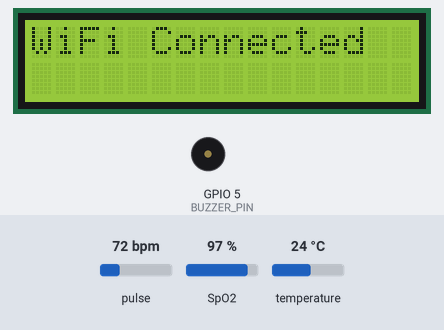
A sketch run on a simulated ESP32. Shown: 16×2 character LCD, buzzer (waves = sounding, pin HIGH). The test bench sets the inputs (shaded band); at power-on: pulse 72 bpm, temperature 24 °C, SpO2 97 %. WiFi joins after 1.5 s; servers stay silent unless stated; uploads are accepted with an empty reply; what the sketch prints to the serial monitor is not drawn.

Above: at 2.7 s.
4.9 s: pulse set to 52 bpm
At 6.2 s:
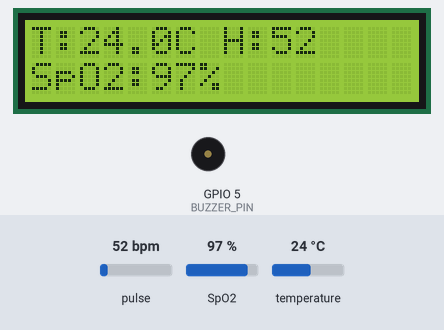
7.1 s: pulse set to 47 bpm
At 10.4 s:
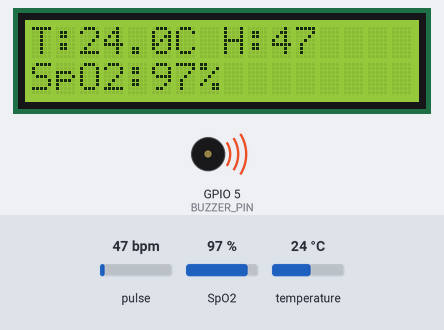
11.4 s: temperature set to 12 °C
At 14.6 s:
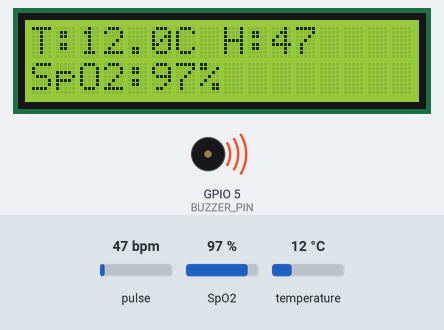
15.6 s: SpO2 set to 80 %
At 18.7 s:
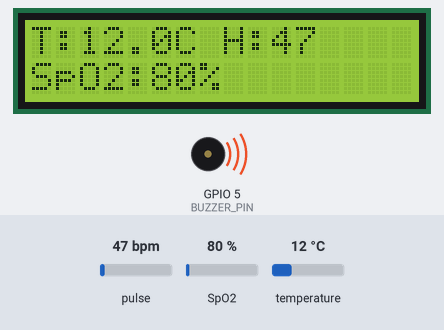
19.8 s: temperature set to 19 °C
At 22.9 s:
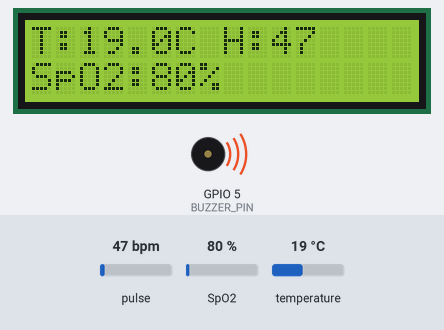
24.0 s: temperature set to 28 °C
At 27.1 s:
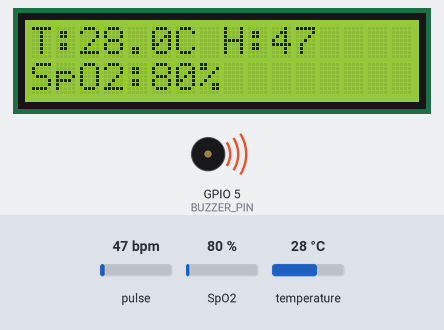
Timing chart, 0 to 28.6 s (numbered marks = the images above; inputs shaded):
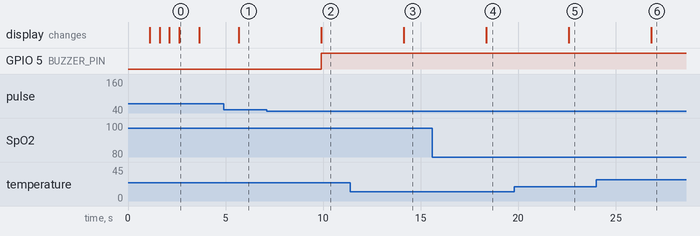

Measured:
- the behaviour switches between 50 and 49 bpm on pulse (found by bisection; images 1 and 2)
- after the input at 4.9 s, the display: changes after 0.78 s (image 1)
- after the input at 7.1 s, GPIO 5 (BUZZER_PIN): LOW → HIGH after 2.8 s; the display: changes after 2.8 s (image 2)
- after the input at 11.4 s, the display: changes after 2.7 s (image 3)
- after the input at 15.6 s, the display: changes after 2.8 s (image 4)
- after the input at 19.8 s, the display: changes after 2.8 s (image 5)
- after the input at 24.0 s, the display: changes after 2.8 s (image 6)

The sketch:

Final_Code_HIT500.ino
```cpp
#include <Wire.h>
#include "MAX30105.h"
#include "spo2_algorithm.h"
#include <OneWire.h>
#include <DallasTemperature.h>
#include <WiFi.h>
#include <HTTPClient.h>
#include <ArduinoJson.h>
#include <LiquidCrystal_I2C.h>   // ✅ LCD

// ============================================
// CONFIGURATION
// ============================================
const char* ssid = "TASHINGA";
const char* password = "1234567890";
const char* server_ip = "172.16.15.98";
const int server_port = 8000;
const char* monitor_id = "2";

// ============================================

// ✅ LCD (0x27, 16 columns, 2 rows)
LiquidCrystal_I2C lcd(0x27, 16, 2);

MAX30105 particleSensor;

// DS18B20
#define ONE_WIRE_BUS 4
OneWire oneWire(ONE_WIRE_BUS);
DallasTemperature sensors(&oneWire);

// BUZZER
#define BUZZER_PIN 5

// MAX30102 buffers
uint32_t irBuffer[100];
uint32_t redBuffer[100];

int32_t bufferLength = 100;
int32_t spo2;
int8_t validSPO2;
int32_t heartRate;
int8_t validHeartRate;

bool wifi_connected = false;

// ================= SETUP =================
void setup()
{
  Serial.begin(115200);
  delay(1000);

  Serial.println("\nESP32 Multi Sensor Monitor");

  pinMode(BUZZER_PIN, OUTPUT);
  digitalWrite(BUZZER_PIN, LOW);

  sensors.begin();
  Wire.begin(21, 22);

  // ✅ LCD INIT
  lcd.init();
  lcd.backlight();
  lcd.clear();
  lcd.setCursor(0, 0);
  lcd.print("Initializing...");

  if (!particleSensor.begin(Wire))
  {
    Serial.println("ERROR: MAX30102 not found!");
    lcd.clear();
    lcd.setCursor(0, 0);
    lcd.print("MAX30102 ERROR");
    while (1);
  }

  particleSensor.setup();
  particleSensor.setPulseAmplitudeRed(0x0A);
  particleSensor.setPulseAmplitudeIR(0x0A);

  connectToWiFi();

  lcd.clear();
}

// ================= WIFI =================
void connectToWiFi()
{
  WiFi.mode(WIFI_STA);
  WiFi.begin(ssid, password);

  int attempts = 0;

  lcd.clear();
  lcd.setCursor(0, 0);
  lcd.print("Connecting WiFi");

  while (WiFi.status() != WL_CONNECTED && attempts < 20)
  {
    delay(500);
    Serial.print(".");
    lcd.setCursor(attempts % 16, 1);
    lcd.print(".");
    attempts++;
  }

  if (WiFi.status() == WL_CONNECTED)
  {
    Serial.println("\nWiFi connected");
    Serial.println(WiFi.localIP());
    wifi_connected = true;

    lcd.clear();
    lcd.setCursor(0, 0);
    lcd.print("WiFi Connected");
    delay(1000);
  }
  else
  {
    Serial.println("\nWiFi failed");
    wifi_connected = false;

    lcd.clear();
    lcd.setCursor(0, 0);
    lcd.print("WiFi Failed");
    delay(1000);
  }
}

// ================= SEND =================
void sendDataToServer(float tempC, float tempF, int32_t bpm, int32_t spo2)
{
  if (WiFi.status() != WL_CONNECTED)
  {
    connectToWiFi();
    if (WiFi.status() != WL_CONNECTED) return;
  }

  HTTPClient http;

  String url = "http://" + String(server_ip) + ":" + String(server_port) + "/api/receive_reading";

  http.begin(url);
  http.addHeader("Content-Type", "application/json");

  StaticJsonDocument<200> doc;
  doc["monitor_id"] = monitor_id;
  doc["temp_c"] = tempC;
  doc["temp_f"] = tempF;
  doc["bpm"] = bpm;
  doc["spo2"] = spo2;

  String json;
  serializeJson(doc, json);

  int code = http.POST(json);

  Serial.print("HTTP Code: ");
  Serial.println(code);

  http.end();
}

// ================= LOOP =================
void loop()
{
  // ===== TEMPERATURE =====
  sensors.requestTemperatures();
  float tempC = sensors.getTempCByIndex(0);
  float tempF = tempC * 9.0 / 5.0 + 32.0;

  if (tempC == DEVICE_DISCONNECTED_C)
  {
    Serial.println("Temp sensor error");
    tempC = 0;
    tempF = 0;
  }

  // ===== MAX30102 =====
  for (byte i = 0; i < bufferLength; i++)
  {
    while (!particleSensor.available())
      particleSensor.check();

    redBuffer[i] = particleSensor.getRed();
    irBuffer[i] = particleSensor.getIR();
    particleSensor.nextSample();
  }

  maxim_heart_rate_and_oxygen_saturation(
    irBuffer,
    bufferLength,
    redBuffer,
    &spo2,
    &validSPO2,
    &heartRate,
    &validHeartRate
  );

  int32_t hr_value = (validHeartRate) ? heartRate : 0;
  int32_t spo2_value = (validSPO2) ? spo2 : 0;

  // ===== SERIAL =====
  Serial.println("\n========== SENSOR DATA ==========");
  Serial.print("Temp: "); Serial.print(tempC); Serial.println(" °C");
  Serial.print("Heart Rate: "); Serial.println(hr_value);
  Serial.print("SpO2: "); Serial.println(spo2_value);
  Serial.println("=================================\n");

  // ===== LCD DISPLAY =====
  lcd.clear();

  // Row 1
  lcd.setCursor(0, 0);
  lcd.print("T:");
  lcd.print(tempC, 1);
  lcd.print("C ");

  lcd.print("H:");
  lcd.print(hr_value);

  // Row 2
  lcd.setCursor(0, 1);
  lcd.print("SpO2:");
  lcd.print(spo2_value);
  lcd.print("%");

  // ===== BUZZER =====
  bool alarm = false;

  if (hr_value > 0 && spo2_value > 0)
  {
    if (spo2_value < 90) alarm = true;
    if (hr_value < 50 || hr_value > 120) alarm = true;
  }

  digitalWrite(BUZZER_PIN, alarm ? HIGH : LOW);

  // ===== SEND =====
  sendDataToServer(tempC, tempF, hr_value, spo2_value);

  delay(2000);
}
```
